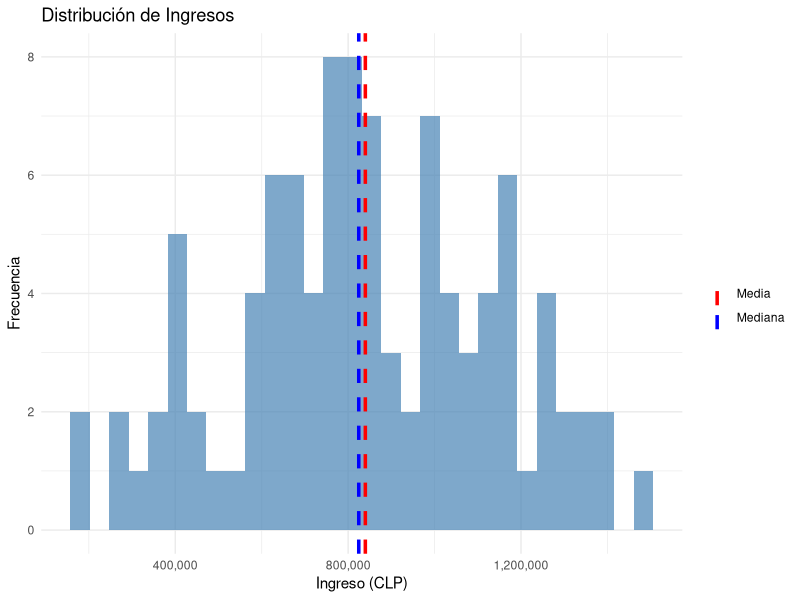
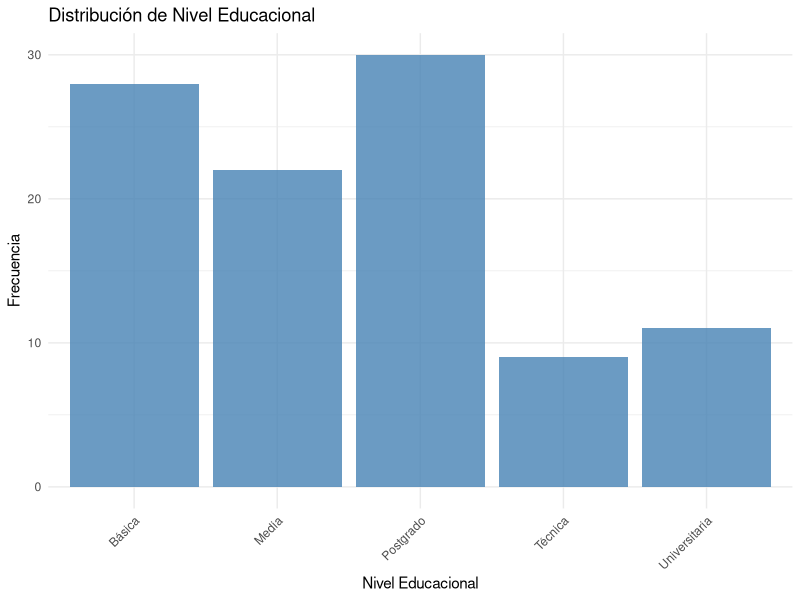
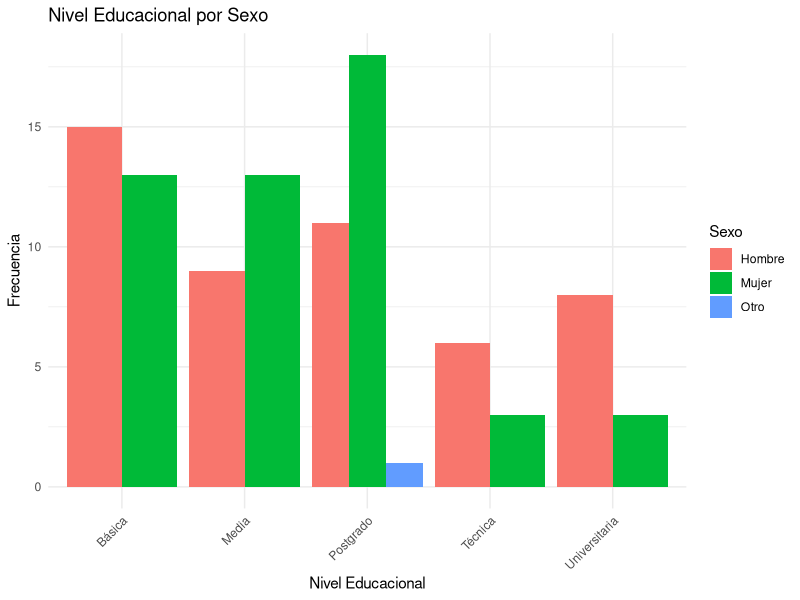

Recreate these plots in R, in order.
## ---- chunk 1
#| label: setup
#| message: false
#| warning: false

# Cargar librerías necesarias
library(tidyverse)  # Para manipulación de datos
library(psych)      # Para estadística descriptiva

# Configuración
options(scipen = 999)  # Evitar notación científica
## ---- chunk 2
#| label: operaciones-basicas

# Operaciones aritméticas
5 + 3
10 - 2
4 * 6
20 / 4
2^3  # Potencia

# R respeta el orden de operaciones
(5 + 3) * 2
## ---- chunk 3
#| label: crear-objetos

# Crear un objeto numérico
edad <- 25
edad

# Crear un vector (secuencia de valores)
edades <- c(23, 25, 28, 30, 22, 27)
edades

# Operaciones con vectores
mean(edades)    # Promedio
length(edades)  # Largo del vector
## ---- chunk 4
#| label: tipos-datos

# Numérico
numero <- 42
class(numero)

# Carácter (texto)
nombre <- "María"
class(nombre)

# Lógico
es_estudiante <- TRUE
class(es_estudiante)

# Factor (categorías)
nivel_educacion <- factor(c("Básica", "Media", "Superior", "Media"))
nivel_educacion
## ---- chunk 5
#| label: crear-dataframe

# Crear un dataframe desde vectores
estudiantes <- data.frame(
  nombre = c("Ana", "Bruno", "Carla", "Diego", "Elena"),
  edad = c(23, 25, 24, 26, 23),
  carrera = c("Sociología", "Sociología", "Antropología", 
              "Sociología", "Antropología"),
  nota = c(6.5, 5.8, 6.9, 6.2, 7.0)
)

# Ver el dataframe
estudiantes
## ---- chunk 6
#| label: explorar-datos

# Estructura del dataframe
str(estudiantes)

# Primeras filas
head(estudiantes, 3)

# Dimensiones (filas x columnas)
dim(estudiantes)

# Resumen estadístico
summary(estudiantes)
## ---- chunk 7
#| label: acceder-variables

# Acceder a una columna específica con $
estudiantes$edad

# Otra forma: usando corchetes
estudiantes[, "edad"]

# Calcular estadísticos de una variable
mean(estudiantes$nota)
sd(estudiantes$nota)
## ---- chunk 8
#| label: datos-ejemplo

# Simular datos de encuesta
set.seed(123)  # Para reproducibilidad

encuesta <- data.frame(
  id = 1:100,
  edad = sample(18:65, 100, replace = TRUE),
  sexo = sample(c("Mujer", "Hombre", "Otro"), 100, 
                replace = TRUE, prob = c(0.5, 0.48, 0.02)),
  educacion = sample(c("Básica", "Media", "Técnica", "Universitaria", "Postgrado"), 
                     100, replace = TRUE),
  satisfaccion = sample(1:7, 100, replace = TRUE),
  ingreso = rnorm(100, mean = 800000, sd = 300000)
)

# Vista previa
head(encuesta, 10)
## ---- chunk 9
#| label: tendencia-central

# Media
mean(encuesta$edad)

# Mediana
median(encuesta$edad)

# Para variables categóricas: tabla de frecuencias
table(encuesta$educacion)

# Moda (el valor más frecuente)
# R no tiene función directa, usamos table
tabla_educacion <- table(encuesta$educacion)
names(tabla_educacion)[which.max(tabla_educacion)]
## ---- chunk 10
#| label: fig-media-mediana
#| fig-cap: "Distribución de ingresos con media y mediana"
#| fig-width: 8
#| fig-height: 5

# Crear histograma con media y mediana
ggplot(encuesta, aes(x = ingreso)) +
  geom_histogram(bins = 30, fill = "steelblue", alpha = 0.7) +
  geom_vline(aes(xintercept = mean(ingreso), color = "Media"), 
             linewidth = 1.2, linetype = "dashed") +
  geom_vline(aes(xintercept = median(ingreso), color = "Mediana"), 
             linewidth = 1.2, linetype = "dashed") +
  scale_color_manual(name = "", 
                     values = c("Media" = "red", "Mediana" = "blue")) +
  theme_minimal() +
  labs(title = "Distribución de Ingresos",
       x = "Ingreso (CLP)",
       y = "Frecuencia") +
  scale_x_continuous(labels = scales::comma)
## ---- chunk 11
#| label: tabla-simple

# Frecuencias absolutas
table(encuesta$sexo)

# Frecuencias relativas (proporciones)
prop.table(table(encuesta$sexo))

# Frecuencias relativas en porcentaje
prop.table(table(encuesta$sexo)) * 100
## ---- chunk 12
#| label: tabla-elaborada

# Crear tabla con frecuencias y porcentajes
tabla_sexo <- as.data.frame(table(encuesta$sexo))
colnames(tabla_sexo) <- c("Sexo", "Frecuencia")
tabla_sexo$Porcentaje <- round(prop.table(tabla_sexo$Frecuencia) * 100, 1)

# Mostrar con kable
library(knitr)
kable(tabla_sexo, caption = "Distribución por sexo")
## ---- chunk 13
#| label: tabla-contingencia

# Tabla de contingencia: sexo x educación
tabla_cruzada <- table(encuesta$sexo, encuesta$educacion)
tabla_cruzada

# Agregar totales marginales
addmargins(tabla_cruzada)
## ---- chunk 14
#| label: proporciones-tabla

# Proporciones por fila (cada fila suma 100%)
prop.table(tabla_cruzada, margin = 1) * 100

# Proporciones por columna (cada columna suma 100%)
prop.table(tabla_cruzada, margin = 2) * 100
## ---- chunk 15
#| label: fig-barras
#| fig-cap: "Distribución de nivel educacional"
#| fig-width: 8
#| fig-height: 5

ggplot(encuesta, aes(x = educacion)) +
  geom_bar(fill = "steelblue", alpha = 0.8) +
  theme_minimal() +
  labs(title = "Distribución de Nivel Educacional",
       x = "Nivel Educacional",
       y = "Frecuencia") +
  theme(axis.text.x = element_text(angle = 45, hjust = 1))
## ---- chunk 16
#| label: fig-barras-agrupadas
#| fig-cap: "Nivel educacional por sexo"
#| fig-width: 10
#| fig-height: 6

ggplot(encuesta, aes(x = educacion, fill = sexo)) +
  geom_bar(position = "dodge") +
  theme_minimal() +
  labs(title = "Nivel Educacional por Sexo",
       x = "Nivel Educacional",
       y = "Frecuencia",
       fill = "Sexo") +
  theme(axis.text.x = element_text(angle = 45, hjust = 1))
## ---- chunk 17
#| label: solucion-1

# a) Edad promedio
mean(encuesta$edad)

# b) Edad mediana
median(encuesta$edad)

# c) Satisfacción promedio
mean(encuesta$satisfaccion)

# d) Ingreso mediano
median(encuesta$ingreso)
## ---- chunk 18
#| label: solucion-2

# Crear tabla
tabla_educ <- as.data.frame(table(encuesta$educacion))
colnames(tabla_educ) <- c("Nivel", "Frecuencia")
tabla_educ$Porcentaje <- round(prop.table(tabla_educ$Frecuencia) * 100, 1)

# Mostrar
kable(tabla_educ)
## ---- chunk 19
#| label: solucion-3

# Tabla de contingencia
tabla <- table(encuesta$sexo, encuesta$educacion)
tabla

# Proporciones por fila
prop_fila <- prop.table(tabla, margin = 1) * 100
round(prop_fila, 1)

# El porcentaje de mujeres con educación universitaria es:
prop_fila["Mujer", "Universitaria"]
